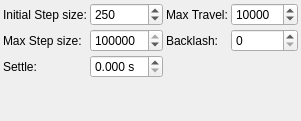
         <widget class="QWidget" name="tab_2">
          <attribute name="title">
           <string>Mechanics</string>
          </attribute>
          <layout class="QVBoxLayout" name="verticalLayout_6">
           <property name="spacing">
            <number>3</number>
           </property>
           <property name="leftMargin">
            <number>3</number>
           </property>
           <property name="topMargin">
            <number>3</number>
           </property>
           <property name="rightMargin">
            <number>3</number>
           </property>
           <property name="bottomMargin">
            <number>3</number>
           </property>
           <item>
            <layout class="QGridLayout" name="gridLayout" rowstretch="0,0,0,0">
             <property name="spacing">
              <number>3</number>
             </property>
             <item row="2" column="1">
              <widget class="QDoubleSpinBox" name="FocusSettleTime">
               <property name="sizePolicy">
                <sizepolicy hsizetype="Preferred" vsizetype="Preferred">
                 <horstretch>0</horstretch>
                 <verstretch>0</verstretch>
                </sizepolicy>
               </property>
               <property name="toolTip">
                <string>&lt;html&gt;&lt;head/&gt;&lt;body&gt;&lt;p&gt;Wait for this many seconds after moving the focuser before capturing the next image during Auto Focus.&lt;/p&gt;&lt;/body&gt;&lt;/html&gt;</string>
               </property>
               <property name="suffix">
                <string> s</string>
               </property>
               <property name="decimals">
                <number>3</number>
               </property>
               <property name="maximum">
                <double>30.000000000000000</double>
               </property>
              </widget>
             </item>
             <item row="0" column="2">
              <widget class="QLabel" name="label_12">
               <property name="toolTip">
                <string/>
               </property>
               <property name="text">
                <string>Max Travel:</string>
               </property>
              </widget>
             </item>
             <item row="0" column="1">
              <widget class="QSpinBox" name="stepIN">
               <property name="sizePolicy">
                <sizepolicy hsizetype="Preferred" vsizetype="Preferred">
                 <horstretch>0</horstretch>
                 <verstretch>0</verstretch>
                </sizepolicy>
               </property>
               <property name="toolTip">
                <string>&lt;b&gt;Initial&lt;/b&gt; step size in ticks to cause a noticeable change in HFR value. For timer based focuser, it is the initial time in milliseconds to move the focuser inward or outward</string>
               </property>
               <property name="minimum">
                <number>1</number>
               </property>
               <property name="maximum">
                <number>50000</number>
               </property>
               <property name="singleStep">
                <number>10</number>
               </property>
               <property name="value">
                <number>250</number>
               </property>
              </widget>
             </item>
             <item row="0" column="0">
              <widget class="QLabel" name="label">
               <property name="toolTip">
                <string/>
               </property>
               <property name="whatsThis">
                <string/>
               </property>
               <property name="text">
                <string>Initial Step size:</string>
               </property>
              </widget>
             </item>
             <item row="2" column="0">
              <widget class="QLabel" name="label_9">
               <property name="text">
                <string>Settle:</string>
               </property>
              </widget>
             </item>
             <item row="0" column="3">
              <widget class="QDoubleSpinBox" name="maxTravelIN">
               <property name="sizePolicy">
                <sizepolicy hsizetype="Preferred" vsizetype="Preferred">
                 <horstretch>0</horstretch>
                 <verstretch>0</verstretch>
                </sizepolicy>
               </property>
               <property name="toolTip">
                <string>&lt;html&gt;&lt;head/&gt;&lt;body&gt;&lt;p&gt;Maximum travel in steps before the autofocus process aborts&lt;/p&gt;&lt;/body&gt;&lt;/html&gt;</string>
               </property>
               <property name="decimals">
                <number>0</number>
               </property>
               <property name="minimum">
                <double>10.000000000000000</double>
               </property>
               <property name="maximum">
                <double>100000.000000000000000</double>
               </property>
               <property name="singleStep">
                <double>1000.000000000000000</double>
               </property>
               <property name="value">
                <double>10000.000000000000000</double>
               </property>
              </widget>
             </item>
             <item row="1" column="0">
              <widget class="QLabel" name="label_17">
               <property name="text">
                <string>Max Step size:</string>
               </property>
              </widget>
             </item>
             <item row="1" column="1">
              <widget class="QSpinBox" name="maxSingleStepIN">
               <property name="toolTip">
                <string>&lt;html&gt;&lt;head/&gt;&lt;body&gt;&lt;p&gt;The maximum single step size the algorithm is allowed to command as it searches for the critical focus zone. The calculated step size would be limited to this maximum value.&lt;/p&gt;&lt;/body&gt;&lt;/html&gt;</string>
               </property>
               <property name="minimum">
                <number>10</number>
               </property>
               <property name="maximum">
                <number>100000</number>
               </property>
               <property name="value">
                <number>100000</number>
               </property>
              </widget>
             </item>
             <item row="1" column="2">
              <widget class="QLabel" name="label_11">
               <property name="text">
                <string>Backlash:</string>
               </property>
              </widget>
             </item>
             <item row="1" column="3">
              <widget class="QSpinBox" name="focusBacklashSpin">
               <property name="sizePolicy">
                <sizepolicy hsizetype="Preferred" vsizetype="Preferred">
                 <horstretch>0</horstretch>
                 <verstretch>0</verstretch>
                </sizepolicy>
               </property>
               <property name="toolTip">
                <string>&lt;html&gt;&lt;body&gt;&lt;p&gt;For backlash-aware focuser, the amount of backlash to apply when reversing movement direction.&lt;/p&gt;&lt;/body&gt;&lt;/html&gt;</string>
               </property>
              </widget>
             </item>
            </layout>
           </item>
           <item>
            <spacer name="verticalSpacer_4">
             <property name="orientation">
              <enum>Qt::Vertical</enum>
             </property>
             <property name="sizeHint" stdset="0">
              <size>
               <width>20</width>
               <height>40</height>
              </size>
             </property>
            </spacer>
           </item>
          </layout>
         </widget>
